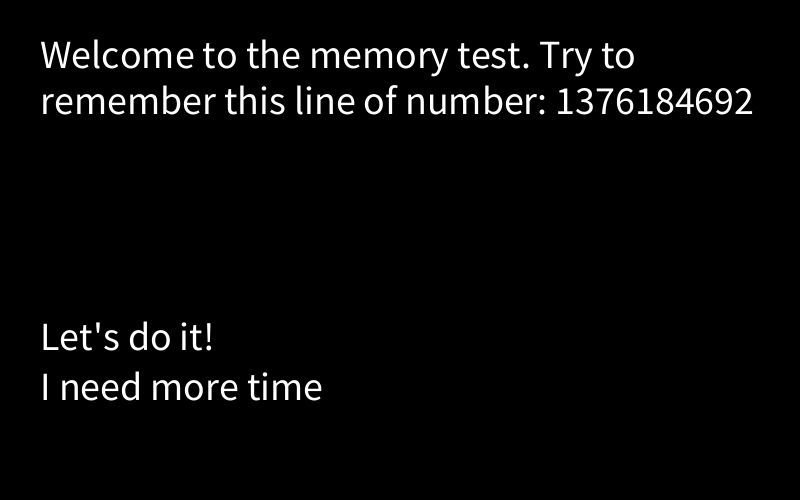
Frame 1 (no input)
Frame 60 (the mouse pressed at the canvas centre just before this capture): identical to frame 1, image omitted
Frame 120 (the mouse held since frame 60 and released just before this capture): identical to frame 1, image omitted

The Processing sketch that drew this single still picture (run headless with seeded random() and noise(); from frame 60 on, the mouse is pressed at the canvas centre):

// Processing sketch: sketch_190331c
// ── sketch_190331c.pde
//"1", "3","7","6","1","8","4","6","9","2"
int state = 0;
float r,g,b,alpha;
String[] texts = {
"Welcome to the memory test. Try to remember this line of number: 1376184692",
"Is the 1st number 1?","Is the 2nd number 5?","Is the 3rd number 3?","Is the 4th number 6?",
"Is the 5th number 1?","Is the 6th number 4?","Is the 7th number 6?","Is the 8th number 5?",
"Is the 9th number 9?","Is the 10th number 5?","YOU MADE IT!!!"};

String[][] options = {
{"Let's do it!","I need more time"},{"Yes!","No"},{"Yes!","No"},
{"Yes!","No"},{"Yes!","No"},{"Yes!","No"},{"Yes!","No"},
{"Yes!","No"},{"Yes!","No"},{"Yes!","No"},{"Yes!","No"},
{"I would play no more","I want to try again"}};

int[][] pages = {{1,0},
{2,0},{0,3},{0,4},{5,0},
{6,0},{0,7},{0,8},{0,9},{10,0},{0,11},
{11,0}
};

Scene[] scenes = new Scene[texts.length];

void setup(){
size(800,500);
  for (int i = 0; i < scenes.length; i++) {
    scenes[i] = new Scene(texts[i], options[i], pages[i]);
  }
fill(255);
}

void draw(){
background(r,g,b,alpha);
textSize(40);
//fill(alpha, b, g, r);
text(scenes[state].displayText, 40, 40, 750, 300);
int i = 0;
  for (String option : scenes[state].options) {
    text(option, 40, 350 + i * 50);
    i++;
  }
}

void keyPressed() {  
  for (int i = 0; i < scenes[state].options.length; i++) {
    if (keyCode - 49 == i) {
       state = scenes[state].optionTargets[i];
       r = random(255);
       g = random(255);
       b = random(255);
       alpha = random(255);
       fill(g,b,r,alpha);
    }
  }
}

class Scene {
  String displayText;
  String[] options;
  int[] optionTargets;
  int btargets;
  
  Scene(String txt, String[] opt, int[] targets) {
    displayText = txt;
    options = opt;
    optionTargets = targets;
  }
}
